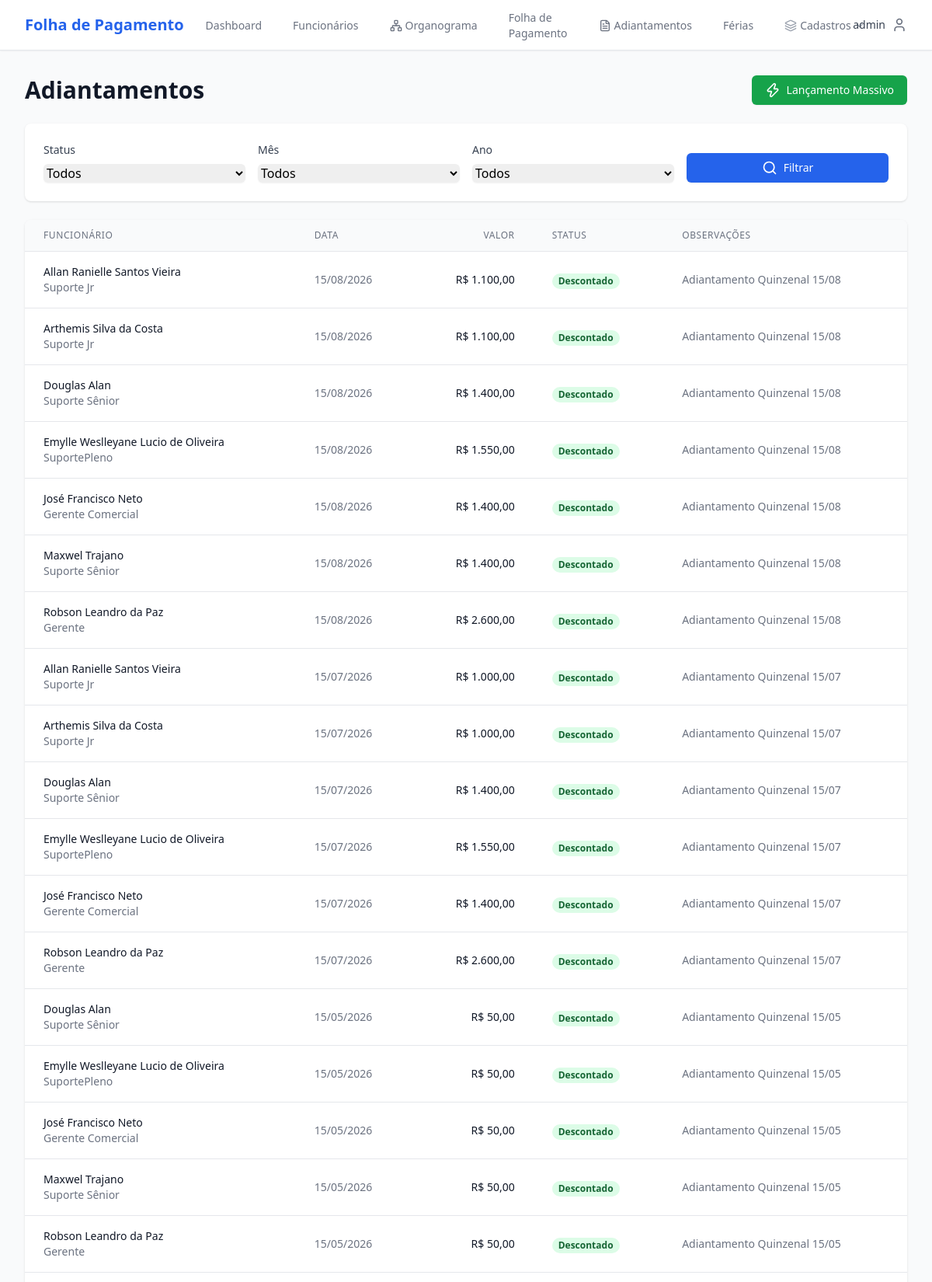
Screenshot of /funcionarios/adiantamentos/ (signed in, upper part) with the database file from the repository.
### funcionarios/models.py (models this page shows, shortened)
class Adiantamento(TimeStampedModel):
    STATUS_CHOICES = [
        ('P', 'Pendente'),
        ('D', 'Descontado'),
        ('C', 'Cancelado'),
    ]
    funcionario = models.ForeignKey(
        Funcionario,
        on_delete=models.CASCADE,
        verbose_name='Funcionário',
        related_name='adiantamentos'
    )
    data_adiantamento = models.DateField('Data do Adiantamento')
    valor = models.DecimalField(
        'Valor',
        max_digits=10,
        decimal_places=2,
        validators=[MinValueValidator(0.01)]
    )
    status = models.CharField('Status', max_length=1, choices=STATUS_CHOICES, default='P')
    pago = models.BooleanField('Pago', default=False)
    data_pagamento = models.DateField('Data do Pagamento', null=True, blank=True)
    observacoes = models.TextField('Observações', blank=True)
    class Meta:
        verbose_name = 'Adiantamento'
        verbose_name_plural = 'Adiantamentos'
        ordering = ['-data_adiantamento']

class Funcionario(TimeStampedModel):
    STATUS_CHOICES = [
        ('A', 'Ativo'),
        ('I', 'Inativo'),
        ('F', 'Férias'),
        ('L', 'Licença'),
    ]
    nome_completo = models.CharField('Nome Completo', max_length=200)
    cpf = models.CharField('CPF', max_length=14, unique=True)
    foto = models.ImageField('Foto', upload_to='funcionarios/fotos/', blank=True, null=True)
    data_nascimento = models.DateField('Data de Nascimento', null=True, blank=True)
    email = models.EmailField('E-mail', blank=True)
    telefone = models.CharField('Telefone', max_length=20, blank=True)
    endereco = models.TextField('Endereço', blank=True)
    chave_pix = models.CharField('Chave PIX', max_length=200, blank=True, help_text='CPF, E-mail, Telefone ou Chave Aleatória')
    data_admissao = models.DateField('Data de Admissão')
    funcao = models.ForeignKey(
        Funcao,
        on_delete=models.PROTECT,
        verbose_name='Função',
        related_name='funcionarios'
    )
    setor = models.ForeignKey(
        Setor,
        on_delete=models.PROTECT,
        verbose_name='Setor',
        related_name='funcionarios'
    )
    salario_base = models.DecimalField(
        'Salário Base',
        max_digits=10,
        decimal_places=2,
        validators=[MinValueValidator(0)]
    )
    status = models.CharField('Status', max_length=1, choices=STATUS_CHOICES, default='A')
    participa_folha = models.BooleanField(
        'Participa da Folha de Pagamento',
        default=True,
        help_text='Desmarque para funcionários que não devem aparecer na folha (ex: sócios, consultores externos)'
    )
    superior = models.ForeignKey(
        'self',
        on_delete=models.SET_NULL,
        null=True,
        blank=True,
        verbose_name='Superior/Responsável',
        related_name='subordinados',
        help_text='Funcionário responsável direto por este colaborador'
    )
    observacoes = models.TextField('Observações', blank=True)
    class Meta:
        verbose_name = 'Funcionário'
        verbose_name_plural = 'Funcionários'
        ordering = ['nome_completo']

### core/models.py (models this page shows, shortened)
class TimeStampedModel(models.Model):
    created_at = models.DateTimeField('Criado em', auto_now_add=True)
    updated_at = models.DateTimeField('Atualizado em', auto_now=True)
    class Meta:
        abstract = True

class Funcao(TimeStampedModel):
    nome = models.CharField('Nome', max_length=100, unique=True)
    descricao = models.TextField('Descrição', blank=True)
    nivel_salarial_referencia = models.DecimalField(
        'Nível Salarial de Referência',
        max_digits=10,
        decimal_places=2,
        null=True,
        blank=True,
        validators=[MinValueValidator(0)],
        help_text='Valor de referência para a função'
    )
    ativo = models.BooleanField('Ativo', default=True)
    class Meta:
        verbose_name = 'Função'
        verbose_name_plural = 'Funções'
        ordering = ['nome']

### funcionarios/views.py (the view)
# urls.py: path('adiantamentos/', views.adiantamento_list, name='adiantamento_list'),
@login_required
def adiantamento_list(request):
    status_filter = request.GET.get('status', '')
    mes_filter = request.GET.get('mes', '')
    ano_filter = request.GET.get('ano', '')
    adiantamentos = Adiantamento.objects.select_related('funcionario')
    if status_filter:
        adiantamentos = adiantamentos.filter(status=status_filter)
    if mes_filter:
        adiantamentos = adiantamentos.filter(data_adiantamento__month=mes_filter)
    if ano_filter:
        adiantamentos = adiantamentos.filter(data_adiantamento__year=ano_filter)
    adiantamentos = adiantamentos.order_by('-data_adiantamento')
    from django.db.models.functions import ExtractYear
    from datetime import datetime
    anos_disponiveis = Adiantamento.objects.annotate(
        ano=ExtractYear('data_adiantamento')
    ).values_list('ano', flat=True).distinct().order_by('-ano')
    if not anos_disponiveis:
        ano_atual = datetime.now().year
        anos_disponiveis = [ano_atual, ano_atual - 1, ano_atual - 2]
    context = {
        'adiantamentos': adiantamentos,
        'status_filter': status_filter,
        'mes_filter': mes_filter,
        'ano_filter': ano_filter,
        'anos_disponiveis': anos_disponiveis,
    }
    return render(request, 'funcionarios/adiantamento_list.html', context)

### templates/funcionarios/adiantamento_list.html (shortened to what this page needs)
{% extends 'base.html' %}
{% block content %}
<div class="space-y-6">
    <div class="flex justify-between items-center">
        <h1 class="text-3xl font-bold text-gray-900">Adiantamentos</h1>
        <a href="{% url 'funcionarios:adiantamento_massivo' %}" class="inline-flex items-center px-4 py-2 border border-transparent text-sm font-medium rounded-md shadow-sm text-white bg-green-600 hover:bg-green-700">
            <i data-lucide="zap" class="w-5 h-5 mr-2"></i>
            Lançamento Massivo
        </a>
    </div>
    <div class="bg-white shadow rounded-lg p-6">
        <form method="get" class="space-y-4">
            <div class="grid grid-cols-1 gap-4 sm:grid-cols-4">
                <div>
                    <label class="block text-sm font-medium text-gray-700 mb-2">Status</label>
                    <select name="status" class="w-full rounded-md border-gray-300 shadow-sm focus:border-blue-500 focus:ring-blue-500">
                        <option value="">Todos</option>
                    </select>
                </div>
                <div>
                    <label class="block text-sm font-medium text-gray-700 mb-2">Mês</label>
                    <select name="mes" class="w-full rounded-md border-gray-300 shadow-sm focus:border-blue-500 focus:ring-blue-500">
                        <option value="">Todos</option>
                    </select>
                </div>
                <div>
                    <label class="block text-sm font-medium text-gray-700 mb-2">Ano</label>
                    <select name="ano" class="w-full rounded-md border-gray-300 shadow-sm focus:border-blue-500 focus:ring-blue-500">
                        <option value="">Todos</option>
                    </select>
                </div>
                <div class="flex items-end">
                    <button type="submit" class="w-full inline-flex justify-center items-center px-4 py-2 border border-transparent text-sm font-medium rounded-md shadow-sm text-white bg-blue-600 hover:bg-blue-700">
                        <i data-lucide="search" class="w-5 h-5 mr-2"></i>
                        Filtrar
                    </button>
                </div>
            </div>
        </form>
    </div>
    <div class="bg-white shadow rounded-lg overflow-hidden">
        <table class="min-w-full divide-y divide-gray-200">
            <thead class="bg-gray-50">
                <tr>
                    <th class="px-6 py-3 text-left text-xs font-medium text-gray-500 uppercase tracking-wider">Funcionário</th>
                    <th class="px-6 py-3 text-left text-xs font-medium text-gray-500 uppercase tracking-wider">Data</th>
                    <th class="px-6 py-3 text-right text-xs font-medium text-gray-500 uppercase tracking-wider">Valor</th>
                    <th class="px-6 py-3 text-left text-xs font-medium text-gray-500 uppercase tracking-wider">Status</th>
                    <th class="px-6 py-3 text-left text-xs font-medium text-gray-500 uppercase tracking-wider">Observações</th>
                </tr>
            </thead>
            <tbody class="bg-white divide-y divide-gray-200">
                {% for adiantamento in adiantamentos %}
                <tr class="hover:bg-gray-50">
                    <td class="px-6 py-4 whitespace-nowrap">
                        <div class="text-sm font-medium text-gray-900">{{ adiantamento.funcionario.nome_completo }}</div>
                        <div class="text-sm text-gray-500">{{ adiantamento.funcionario.funcao.nome }}</div>
                    </td>
                    <td class="px-6 py-4 whitespace-nowrap text-sm text-gray-500">
                        {{ adiantamento.data_adiantamento|date:"d/m/Y" }}
                    </td>
                    <td class="px-6 py-4 whitespace-nowrap text-sm text-right text-gray-900 font-medium">
                        R$ {{ adiantamento.valor|floatformat:2 }}
                    </td>
                    <td class="px-6 py-4 whitespace-nowrap">
                        {% if adiantamento.status == 'P' %}
                            <span class="px-2 inline-flex text-xs leading-5 font-semibold rounded-full bg-yellow-100 text-yellow-800">Pendente</span>
                        {% elif adiantamento.status == 'D' %}
                            <span class="px-2 inline-flex text-xs leading-5 font-semibold rounded-full bg-green-100 text-green-800">Descontado</span>
                        {% else %}
                            <span class="px-2 inline-flex text-xs leading-5 font-semibold rounded-full bg-red-100 text-red-800">Cancelado</span>
                        {% endif %}
                    </td>
                    <td class="px-6 py-4 text-sm text-gray-500">
                        {{ adiantamento.observacoes|default:"-" }}
                    </td>
                </tr>
                {% endfor %}
            </tbody>
        </table>
    </div>
</div>
{% endblock %}

### templates/base.html (shortened to what this page needs)
{% load static %}
<!DOCTYPE html>
<html lang="pt-BR">
<head>
    <script src="https://cdn.tailwindcss.com"></script>
</head>
<body class="bg-gray-50 min-h-screen">
    <nav class="bg-white shadow-sm border-b border-gray-200">
        <div class="max-w-7xl mx-auto px-4 sm:px-6 lg:px-8">
            <div class="flex justify-between h-16">
                <div class="flex">
                    <div class="flex-shrink-0 flex items-center">
                        <h1 class="text-xl font-bold text-blue-600">Folha de Pagamento</h1>
                    </div>
                    <div class="hidden sm:ml-6 sm:flex sm:space-x-8">
                        <a href="{% url 'core:dashboard' %}" class="border-transparent text-gray-500 hover:border-gray-300 hover:text-gray-700 inline-flex items-center px-1 pt-1 border-b-2 text-sm font-medium">
                            Dashboard
                        </a>
                        <a href="{% url 'funcionarios:list' %}" class="border-transparent text-gray-500 hover:border-gray-300 hover:text-gray-700 inline-flex items-center px-1 pt-1 border-b-2 text-sm font-medium">
                            Funcionários
                        </a>
                        <a href="{% url 'funcionarios:organograma' %}" class="border-transparent text-gray-500 hover:border-gray-300 hover:text-gray-700 inline-flex items-center px-1 pt-1 border-b-2 text-sm font-medium">
                            <i data-lucide="network" class="w-4 h-4 mr-1"></i>
                            Organograma
                        </a>
                        <a href="{% url 'folha:list' %}" class="border-transparent text-gray-500 hover:border-gray-300 hover:text-gray-700 inline-flex items-center px-1 pt-1 border-b-2 text-sm font-medium">
                            Folha de Pagamento
                        </a>
                        <a href="{% url 'funcionarios:adiantamento_list' %}" class="border-transparent text-gray-500 hover:border-gray-300 hover:text-gray-700 inline-flex items-center px-1 pt-1 border-b-2 text-sm font-medium">
                            <i data-lucide="file-text" class="w-4 h-4 mr-1"></i>
                            Adiantamentos
                        </a>
                        <a href="{% url 'funcionarios:ferias_list' %}" class="border-transparent text-gray-500 hover:border-gray-300 hover:text-gray-700 inline-flex items-center px-1 pt-1 border-b-2 text-sm font-medium">
                            Férias
                        </a>
                        <div class="relative inline-flex items-center" x-data="{ openCadastros: false }">
                            <button @click="openCadastros = !openCadastros" type="button" class="border-transparent text-gray-500 hover:border-gray-300 hover:text-gray-700 inline-flex items-center px-1 pt-1 border-b-2 text-sm font-medium focus:outline-none">
                                <i data-lucide="layers" class="w-4 h-4 mr-1 text-gray-400"></i>
                                Cadastros
                                <i data-lucide="chevron-down" class="w-3.5 h-3.5 ml-1 text-gray-400"></i>
                            </button>
                        </div>
                    </div>
                </div>
                <div class="flex items-center">
                    {% if user.is_authenticated %}
                        <div class="ml-3 relative" x-data="{ open: false }">
                            <button @click="open = !open" class="flex items-center text-sm focus:outline-none focus:ring-2 focus:ring-offset-2 focus:ring-blue-500 rounded-full">
                                <span class="text-gray-700 mr-2">{{ user.username }}</span>
                                <i data-lucide="user" class="w-5 h-5 text-gray-500"></i>
                            </button>
                        </div>
                    {% endif %}
                </div>
            </div>
        </div>
    </nav>
    <main class="max-w-7xl mx-auto px-4 sm:px-6 lg:px-8 py-8">
        {% block content %}{% endblock %}
    </main>
</body>
</html>

### rows the page displays
Adiantamento: funcionario.nome_completo "Allan Ranielle Santos Vieira", funcionario.funcao.nome "Suporte Jr", data_adiantamento "15/08/2026", valor "1.100,00", status "Descontado", observacoes "Adiantamento Quinzenal 15/08"
Adiantamento: funcionario.nome_completo "Arthemis Silva da Costa", funcionario.funcao.nome "Suporte Jr", data_adiantamento "15/08/2026", valor "1.100,00", status "Descontado", observacoes "Adiantamento Quinzenal 15/08"
Adiantamento: funcionario.nome_completo "Douglas Alan", funcionario.funcao.nome "Suporte Sênior", data_adiantamento "15/08/2026", valor "1.400,00", status "Descontado", observacoes "Adiantamento Quinzenal 15/08"
Adiantamento: funcionario.nome_completo "Emylle Weslleyane Lucio de Oliveira", funcionario.funcao.nome "SuportePleno", data_adiantamento "15/08/2026", valor "1.550,00", status "Descontado", observacoes "Adiantamento Quinzenal 15/08"
Adiantamento: funcionario.nome_completo "José Francisco Neto", funcionario.funcao.nome "Gerente Comercial", data_adiantamento "15/08/2026", valor "1.400,00", status "Descontado", observacoes "Adiantamento Quinzenal 15/08"
Adiantamento: funcionario.nome_completo "Maxwel Trajano", funcionario.funcao.nome "Suporte Sênior", data_adiantamento "15/08/2026", valor "1.400,00", status "Descontado", observacoes "Adiantamento Quinzenal 15/08"
Adiantamento: funcionario.nome_completo "Robson Leandro da Paz", funcionario.funcao.nome "Gerente", data_adiantamento "15/08/2026", valor "2.600,00", status "Descontado", observacoes "Adiantamento Quinzenal 15/08"
Adiantamento: funcionario.nome_completo "Allan Ranielle Santos Vieira", funcionario.funcao.nome "Suporte Jr", data_adiantamento "15/07/2026", valor "1.000,00", status "Descontado", observacoes "Adiantamento Quinzenal 15/07"
Adiantamento: funcionario.nome_completo "Arthemis Silva da Costa", funcionario.funcao.nome "Suporte Jr", data_adiantamento "15/07/2026", valor "1.000,00", status "Descontado", observacoes "Adiantamento Quinzenal 15/07"
Adiantamento: funcionario.nome_completo "Douglas Alan", funcionario.funcao.nome "Suporte Sênior", data_adiantamento "15/07/2026", valor "1.400,00", status "Descontado", observacoes "Adiantamento Quinzenal 15/07"
Adiantamento: funcionario.nome_completo "Emylle Weslleyane Lucio de Oliveira", funcionario.funcao.nome "SuportePleno", data_adiantamento "15/07/2026", valor "1.550,00", status "Descontado", observacoes "Adiantamento Quinzenal 15/07"
Adiantamento: funcionario.nome_completo "José Francisco Neto", funcionario.funcao.nome "Gerente Comercial", data_adiantamento "15/07/2026", valor "1.400,00", status "Descontado", observacoes "Adiantamento Quinzenal 15/07"
Adiantamento: funcionario.nome_completo "Robson Leandro da Paz", funcionario.funcao.nome "Gerente", data_adiantamento "15/07/2026", valor "2.600,00", status "Descontado", observacoes "Adiantamento Quinzenal 15/07"
Adiantamento: funcionario.nome_completo "Douglas Alan", funcionario.funcao.nome "Suporte Sênior", data_adiantamento "15/05/2026", valor "50,00", status "Descontado", observacoes "Adiantamento Quinzenal 15/05"
Adiantamento: funcionario.nome_completo "Emylle Weslleyane Lucio de Oliveira", funcionario.funcao.nome "SuportePleno", data_adiantamento "15/05/2026", valor "50,00", status "Descontado", observacoes "Adiantamento Quinzenal 15/05"
Adiantamento: funcionario.nome_completo "José Francisco Neto", funcionario.funcao.nome "Gerente Comercial", data_adiantamento "15/05/2026", valor "50,00", status "Descontado", observacoes "Adiantamento Quinzenal 15/05"
Adiantamento: funcionario.nome_completo "Maxwel Trajano", funcionario.funcao.nome "Suporte Sênior", data_adiantamento "15/05/2026", valor "50,00", status "Descontado", observacoes "Adiantamento Quinzenal 15/05"
Adiantamento: funcionario.nome_completo "Robson Leandro da Paz", funcionario.funcao.nome "Gerente", data_adiantamento "15/05/2026", valor "50,00", status "Descontado", observacoes "Adiantamento Quinzenal 15/05"

### other values shown
{{ user.username }} "admin"
